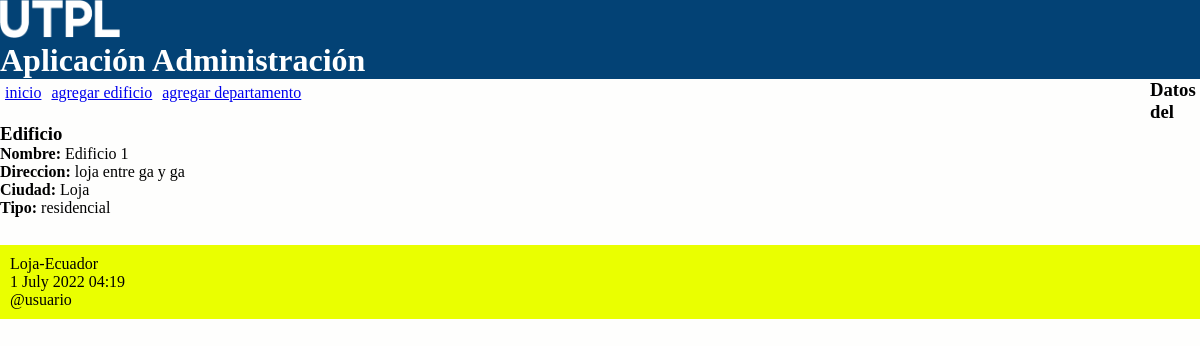
/edicio/2, run on the app's committed database.
### administrativo/models.py (models this page shows, shortened)
class Edificio(models.Model):
    class Meta:
        verbose_name_plural = "Edificios"
    opciones_tipo = (
        ('residencial', 'Edificio Residencial'),
        ('comercial', 'Edificio Comercial'),
    )
    nombre = models.CharField(max_length=30)
    direccion = models.CharField(max_length=100)
    ciudad = models.CharField(max_length=30)
    tipo = models.CharField(max_length=50, choices=opciones_tipo)

### administrativo/views.py (the view)
# urls.py: path('edicio/<int:id>', views.listar_edificio, name='listar_edificio'),
def listar_edificio(request, id):
    edificio = Edificio.objects.get(pk=id)
    informacion_template = {'edificio': edificio}
    return render(request, 'listarEdificio.html', informacion_template)

### administrativo/templates/listarEdificio.html
{% extends "master.html" %}
{% block content %}
<h3>Datos del Edificio</h3>
<p><b>Nombre: </b>{{edificio.nombre}}</p>
<p><b>Direccion: </b>{{edificio.direccion}}</p>
<p><b>Ciudad: </b>{{edificio.ciudad}}</p>
<p><b>Tipo: </b>{{edificio.tipo}}</p>
<br/>
{% endblock %}

### administrativo/static/css/estilos.css (style rules this page uses)
* { margin: 0; padding: 0; }
body { width: 100%; background: #FEFEFD; }

### data on the page
Edificio: nombre "Edificio 1", direccion "loja entre ga y ga", ciudad "Loja", tipo "residencial"
